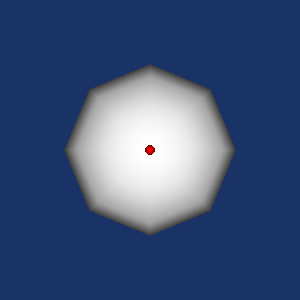

This chart was generated by the following Python code:
#!/usr/bin/env python
# Demonstrate vtkFixedSizeHandleRepresentation3D with a handle on a sphere.

import vtkmodules.vtkInteractionStyle  # noqa: F401
import vtkmodules.vtkRenderingFreeType  # noqa: F401
import vtkmodules.vtkRenderingOpenGL2  # noqa: F401

from vtkmodules.vtkFiltersSources import vtkSphereSource
from vtkmodules.vtkInteractionWidgets import (
    vtkFixedSizeHandleRepresentation3D,
    vtkHandleWidget,
)
from vtkmodules.vtkRenderingCore import (
    vtkActor,
    vtkPolyDataMapper,
    vtkRenderWindow,
    vtkRenderWindowInteractor,
    vtkRenderer,
)

# Source + Mapper + Actor
sphere = vtkSphereSource()
sphere.SetRadius(10.0)
sphere.SetCenter(0, 0, 0)
sphere.Update()

sphere_mapper = vtkPolyDataMapper()
sphere_mapper.SetInputConnection(sphere.GetOutputPort())

sphere_actor = vtkActor()
sphere_actor.SetMapper(sphere_mapper)

# Renderer
renderer = vtkRenderer()
renderer.AddActor(sphere_actor)
renderer.SetBackground(0.1, 0.2, 0.4)

# Render window
render_window = vtkRenderWindow()
render_window.AddRenderer(renderer)
render_window.SetWindowName("fixed size handle representation3d")
render_window.SetSize(300, 300)

# Interactor
interactor = vtkRenderWindowInteractor()
interactor.SetRenderWindow(render_window)

# Render the window to ensure it's ready
render_window.Render()

# Callback prints handle position during interaction
def handle_callback(caller, event_string):
    pos = caller.GetRepresentation().GetWorldPosition()
    print(f"Handle position: ({pos[0]},{pos[1]},{pos[2]})")


# Widget
handle_rep = vtkFixedSizeHandleRepresentation3D()
handle_rep.SetHandleSizeInPixels(10.0)
handle_rep.SetHandleSizeToleranceInPixels(1.0)
handle_rep.GetProperty().SetColor(1, 0, 0)
handle_rep.SetWorldPosition((0, 0, 10))

handle_widget = vtkHandleWidget()
handle_widget.SetInteractor(interactor)
handle_widget.SetDefaultRenderer(renderer)
handle_widget.SetRepresentation(handle_rep)
handle_widget.AddObserver("InteractionEvent", handle_callback)
handle_widget.On()

interactor.Initialize()
interactor.Start()
